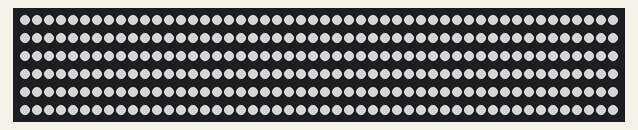
Bench run of a sketch on a simulated Arduino Uno, built with avr-gcc and run on an emulated ATmega328P. On the bench: 300 RGB LEDs in strip order, left to right, continuing on the next row. Dim RGB values are drawn brighter than linear.

Above: at 5.1 s.

The sketch:

speedtest.ino
```cpp
#include "FastLED.h"

#define PIN 6
#define N 300

CRGB strip[N];
int i;

void setup() {
  FastLED.addLeds<NEOPIXEL, PIN>(strip, N);
  FastLED.setBrightness(128);
  i = 0;
  strip[0] = CRGB::Green;
  FastLED.show();
  delay(500);
  strip[0] = CRGB::Yellow;
  FastLED.show();
  delay(500);
  strip[0] = CRGB::Green;
  FastLED.show();
  delay(500);
}

void loop() {
  for(int i = 0; i < N; i++){
    strip[i] = CRGB::White;
    FastLED.show();
  }

}
```
